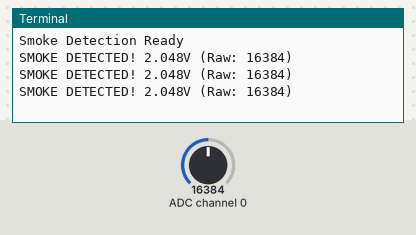
The program below on a simulated Raspberry Pi (BCM pin numbers). Parts: the last lines printed to the terminal. The inputs (shaded band) are chosen by the test bench; at power-on: ADC channel 0 = 16384 (analog values on the 0–32767 scale).

Above: at 1.2 s.
1.3 s: ADC channel 0 set to 9830
At 2.0 s:
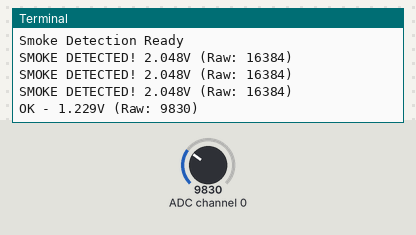
3.0 s: ADC channel 0 set to 3932
At 3.5 s:
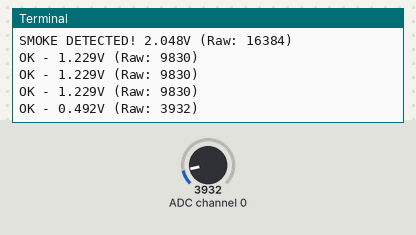

Measured:
- after the input at 1.3 s, the terminal: prints a new line after 0.27 s (image 1)
- after the input at 3.0 s, the terminal: prints a new line after 0.11 s (image 2)

The program:

smoke_senor.py
```python
#!/usr/bin/env python3
"""
Simple Smoke Detection using ADS1115 Channel 0
"""

import time
import board
import busio
import adafruit_ads1x15.ads1115 as ADS
from adafruit_ads1x15.analog_in import AnalogIn

SMOKE_THRESHOLD = 1.5

def main():
    i2c = busio.I2C(board.SCL, board.SDA)
    ads = ADS.ADS1115(i2c, address=0x48)
    smoke_sensor = AnalogIn(ads, 0)

    print("Smoke Detection Ready")

    try:
        while True:
            voltage = max(0, smoke_sensor.voltage)
            raw_value = max(0, smoke_sensor.value)

            if voltage >= SMOKE_THRESHOLD:
                print(f"SMOKE DETECTED! {voltage:.3f}V (Raw: {raw_value})")
            else:
                print(f"OK - {voltage:.3f}V (Raw: {raw_value})")

            time.sleep(0.5)

    except KeyboardInterrupt:
        print("\nStopped")

if __name__ == "__main__":
    main()
```
